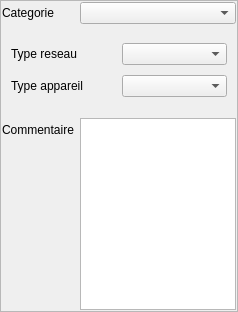
<?xml version="1.0" encoding="UTF-8"?>
<ui version="4.0">
 <class>Form</class>
 <widget class="QWidget" name="Form">
  <property name="geometry">
   <rect>
    <x>0</x>
    <y>0</y>
    <width>238</width>
    <height>312</height>
   </rect>
  </property>
  <property name="windowTitle">
   <string>Form</string>
  </property>
  <layout class="QVBoxLayout" name="verticalLayout_2">
   <property name="margin">
    <number>0</number>
   </property>
   <item>
    <widget class="QFrame" name="frame_2">
     <property name="frameShape">
      <enum>QFrame::StyledPanel</enum>
     </property>
     <property name="frameShadow">
      <enum>QFrame::Raised</enum>
     </property>
     <layout class="QFormLayout" name="formLayout_3">
      <property name="fieldGrowthPolicy">
       <enum>QFormLayout::AllNonFixedFieldsGrow</enum>
      </property>
      <property name="margin">
       <number>1</number>
      </property>
      <item row="1" column="0">
       <widget class="QLabel" name="label_11">
        <property name="text">
         <string>Categorie</string>
        </property>
       </widget>
      </item>
      <item row="1" column="1">
       <widget class="QComboBox" name="comboBox_cat"/>
      </item>
      <item row="4" column="0" colspan="2">
       <widget class="QStackedWidget" name="stackedWidget">
        <property name="currentIndex">
         <number>0</number>
        </property>
        <widget class="QWidget" name="page">
         <layout class="QGridLayout" name="gridLayout">
          <item row="0" column="1">
           <widget class="QComboBox" name="comboBox_typeres"/>
          </item>
          <item row="0" column="0">
           <widget class="QLabel" name="label">
            <property name="text">
             <string>Type reseau</string>
            </property>
           </widget>
          </item>
          <item row="1" column="0">
           <widget class="QLabel" name="label_12">
            <property name="text">
             <string>Type appareil</string>
            </property>
           </widget>
          </item>
          <item row="1" column="1">
           <widget class="QComboBox" name="comboBox_typeapp"/>
          </item>
         </layout>
        </widget>
        <widget class="QWidget" name="page_2">
         <layout class="QVBoxLayout" name="verticalLayout_3">
          <item>
           <widget class="QLabel" name="label_2">
            <property name="text">
             <string>cat2</string>
            </property>
           </widget>
          </item>
         </layout>
        </widget>
       </widget>
      </item>
      <item row="5" column="0">
       <widget class="QLabel" name="label_9">
        <property name="text">
         <string>Commentaire</string>
        </property>
       </widget>
      </item>
      <item row="5" column="1">
       <widget class="QTextBrowser" name="textBrowser_comm">
        <property name="readOnly">
         <bool>false</bool>
        </property>
       </widget>
      </item>
     </layout>
    </widget>
   </item>
  </layout>
 </widget>
 <resources/>
 <connections/>
</ui>
